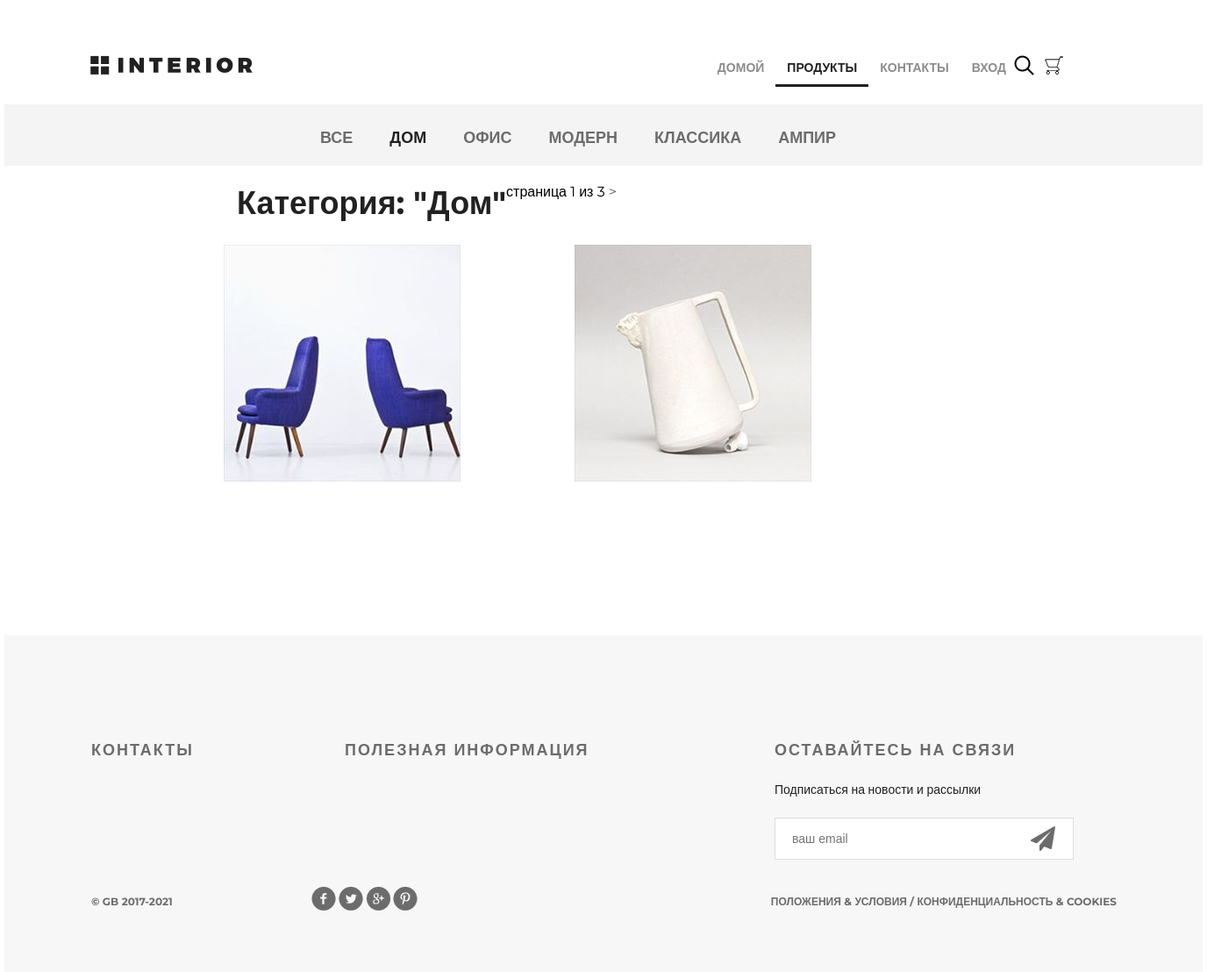
Page /products/category/1/ on the committed database.
### mainapp/models.py (models this page shows, shortened)
class ProductCategory(models.Model):
    name = models.CharField(max_length=64, unique = True, verbose_name = 'имя')
    description = models.TextField(verbose_name='описание', blank=True)
    is_active = models.BooleanField(verbose_name="активность", default=True)

class Product(models.Model):
    category = models.ForeignKey(ProductCategory, on_delete=models.CASCADE)
    name = models.CharField(max_length=128, verbose_name='имя')
    image = models.ImageField(upload_to='product_images', blank=True)
    short_desc = models.CharField(max_length=64, verbose_name='краткое описание', blank=True)
    description = models.TextField(blank=True, verbose_name='описание')
    price = models.DecimalField(verbose_name='цена', max_digits=8, decimal_places=2, default=0)
    quantity = models.PositiveSmallIntegerField(verbose_name='количество на складе', default=0)
    is_active = models.BooleanField(verbose_name="активность", default=True)

### mainapp/views.py (the view, shortened to what this page needs)
# urls.py: path('products/', include('mainapp.urls', namespace='products')),
def products(request, pk=None):
    title = 'Продукты'
    links_menu = ProductCategory.objects.all()
    page = request.GET.get('p',1)
    if pk is not None:
        if pk == 0:
            products = Product.objects.all().order_by('price')
            category_item = {'name':'все','pk':0}
        else:
            category_item = get_object_or_404(ProductCategory, pk=pk)
            products = Product.objects.filter(category=category_item)
        paginator = Paginator(products, 2)
        try:
            products_paginator = paginator.page(page)
        except PageNotAnInteger:
            products_paginator = paginator.page(1)
        except EmptyPage:
            products_paginator = paginator.page(paginator.num_pages)
        context = {
            'title': title,
            'links_menu': links_menu,
            'category': category_item,
            'products': products_paginator,
        }
        return render(request, 'mainapp/products_list.html', context)

### mainapp/context_processors.py (called while the page is built)
def basket(request):
    basket_list = []
    if request.user.is_authenticated:
        basket_list = Basket.objects.filter(user=request.user)
    return {
        'basket': basket_list
    }

### mainapp/templates/mainapp/products_list.html (shortened to what this page needs)
{% extends 'mainapp/base.html' %}
{% load static %}
{% block content %}
<div class="hero-white">
    <div class="header clearfix">
        <a href="{% url 'main' %}" class="logo"></a>
        {% include 'mainapp/includes/inc_main_menu.html' %}
    </div>
</div>
<div class="details">
    <div class="links clearfix">
        {% include 'mainapp/includes/inc_categories_menu.html' %}
    </div>
    <div class="products_list">
        <div class="title clearfix">
            <h2>Категория: "{{ category.name|title }}"</h2>
            <div class="pagination">
                <span class="current">
                    страница {{ products.number }} из {{ products.paginator.num_pages }}
                </span>
                {% if products.has_next %}
                    <a href="{% url 'products:category' category.pk %}?p={{ products.next_page_number }}"> > </a>
                {% endif %}
            </div>
        </div>
        <div class="category-products clearfix">
            {% for product in products %}
            <div class="block">
                <a href="{% url 'products:product' product.pk %} ">
                    <img src="/media/{{ product.image|default:'products_images/default.jpg' }}" alt="product">
                </a>
            </div>
            {% endfor %}
        </div>
    </div>
</div>
<div class="clr"></div>
{% endblock %}

### mainapp/templates/mainapp/includes/inc_categories_menu.html
<ul class="links-menu">
	<li>
		<a href="{% url 'mainapp:category' 0 %}"
		{% if request.resolver_match.kwargs.pk == 0 %}class="active"{% endif %}>
			все
		</a>
	</li>
	{% for link in links_menu %}
		<li>
			<a href="{% url 'mainapp:category' link.pk %}"
				{% if request.resolver_match.kwargs.pk == link.pk %}class="active"{% endif %}>
				{{ link.name }}
			</a>
		</li>
	{% endfor %}
</ul>

### static/css/style.css (style rules this page uses)
* { margin: 0; padding: 0; }
body { font-family: 'Montserrat', sans-serif; }
html, body { height: 100%; }
.products_list { margin-left: 250px; }
.products_list a { color: #555; text-decoration: none; }
.products_list .title { margin: 20px auto; height: 50px; float: none; }
.products_list .title h2 { margin-top: 0; float: left; }
.category-products { margin-bottom: 75px; }
.category-products .block a img { float: left; }
.category-products .block { float: left; margin-right: 30px; display: block; height: 370px; width: 370px; position: relative; }
.clr { height: 384px; }
.logo { background-image: url(/static/img/logo.png); margin-top: 63px; width: 185px; height: 22px; float: left; }
.clearfix:after { content: ""; display: block; clear: both; }
.title { height: 152px; margin-right: 15px; }
.title h2 { float: left; margin-top: 118px; color: #212121; font-size: 36px; font-weight: 700; text-align: left; margin-left: 15px; }
.hero-white { background-color: #fff; height: 119px; padding-left: 98px; padding-right: 211px; position: relative; }
.links { height: 70px; background-color: #f4f4f4; position: relative; padding-left: 360px; }
.links-menu { margin: 27px auto 0px; position: absolute; }
.links-menu li { float: left; list-style-type: none; padding-right: 42px; }
.links-menu li a { text-decoration: none; color: #6c6c6c; font-size: 18px; font-weight: 700; text-transform: uppercase; }
.links-menu .active { color: #212121; font-size: 18px; font-weight: 700; }

### rows in the picture
ProductCategory: name "ДОМ", name "Дом"
ProductCategory: name "ОФИС"
ProductCategory: name "МОДЕРН"
ProductCategory: name "КЛАССИКА"
ProductCategory: name "АМПИР"
Product: image (picture)
Product: image (picture)

### other values in the picture
{{ products.number }} "1"
{{ products.paginator.num_pages }} "3"
